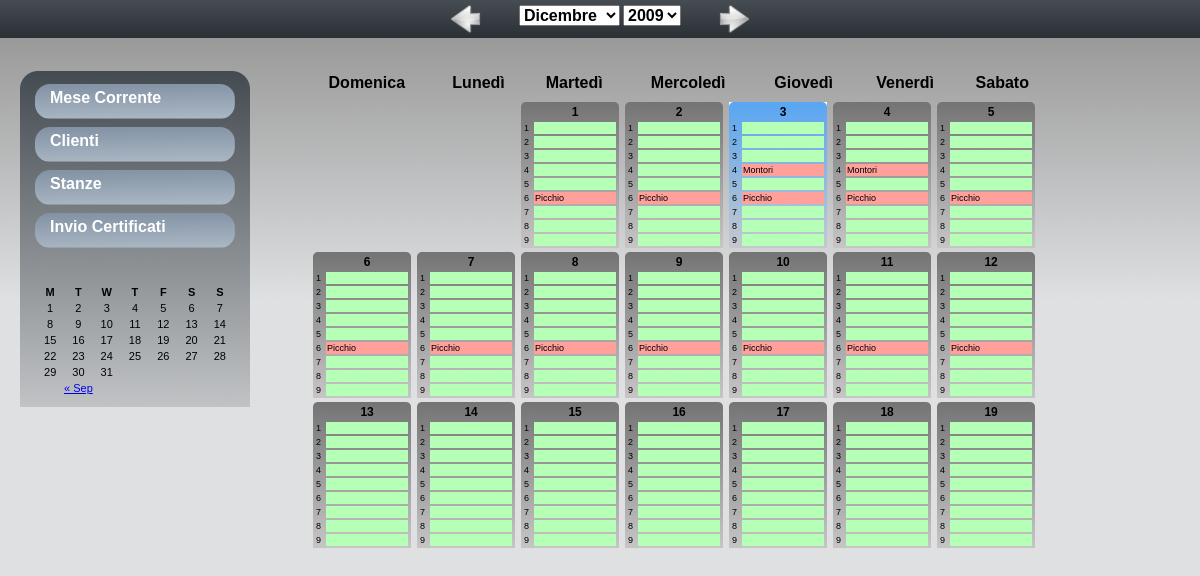
The page / on the database its author committed.
### tables this page shows
CREATE TABLE IF NOT EXISTS `booking` (
  `id` int(11) NOT NULL auto_increment,
  `client` int(11) NOT NULL,
  `room` int(11) NOT NULL,
  `date_in` timestamp NOT NULL default '0000-00-00 00:00:00',
  `date_out` timestamp NOT NULL default '0000-00-00 00:00:00',
  `note` text,
  `timeStamp` timestamp NOT NULL default CURRENT_TIMESTAMP on update CURRENT_TIMESTAMP,
  PRIMARY KEY  (`id`)
);

CREATE TABLE IF NOT EXISTS `client` (
  `id` int(11) NOT NULL auto_increment,
  `name` varchar(32) default NULL,
  `surname` varchar(32) default NULL,
  `type_document` varchar(32) default NULL,
  `number_document` varchar(32) default NULL,
  `date_birth` varchar(32) default NULL,
  `city_birth` varchar(32) default NULL,
  `address` varchar(32) default NULL,
  `city` varchar(32) default NULL,
  `telephone` varchar(32) default NULL,
  `email` varchar(32) default NULL,
  PRIMARY KEY  (`id`)
);

### index.php (called while the page is built)
<?php
include 'include/header.php';
include_once 'function/function_calendar.php';
$month = $_REQUEST['month'];
$year = $_REQUEST['year'];
$month = (empty($month)) ? date("n") : $month;
$year = (empty($year)) ? date("Y") : $year;
drawCalendar("index.php","booking.php",$month,$year);
include 'include/menu.php';
include 'include/footer.php';
?>

### function/function_booking.php (called while the page is built, shortened)
<?php
function getBooking($date_stamp,$room) {
	$date = date("Y-m-d",$date_stamp);
	$link = mysql_connect(DB_ADDRESS,USER,PASS);
	$db_selected = mysql_select_db(DB_NAME, $link);
	$query = "SELECT
					b.*,
					c.surname as surname,
					c.id as id_client
				FROM booking AS b JOIN client AS c
				ON  b.client=c.id
				WHERE
				date_in<='".$date."' AND
				date_out>'".$date."' AND
				room=".$room ;
	$result = mysql_query($query);
	$booking = array();
	if ($row = mysql_fetch_assoc($result)) {
		$booking = $row;
	}
	return $booking;
}
?>

### function/function_calendar.php (the view, shortened to what this page needs)
<?php
include_once 'function_booking.php';
function  drawCalendar($link,$link_booking,$mon,$year)
{
	global $dates, $first_day, $start_day;
	$first_day = mktime(0,0,0,$mon,1,$year);
	$start_day = date("w",$first_day);
	$no_days_in_month = date("t",$first_day);
	for ($i = 1; $i <= $start_day;$i++)
	$dates[1][$i] = " ";
	$row = 1;
	$col = $start_day+1;
	$num = 1;
	while($num<=31)
	{
		if ($num > $no_days_in_month)
		break;
		else
		{
			$dates[$row][$col] = $num;
			if (($col + 1) > 7)
			{
				$row++;
				$col = 1;
			}
			else
			$col++;
			$num++;
		}
	}
	$mon_num = date("n",$first_day);
	$temp_yr = $next_yr = $prev_yr = $year;
	$prev = $mon_num - 1;
	$next = $mon_num + 1;
	if ($mon_num == 12)
	{
		$next_yr = $year + 1;
		$next = 1;
	}
	drawHeaderCalendar($link,$prev,$prev_yr,$first_day,$temp_yr,$next,$next_yr);
	$end = ($start_day > 4)? 6:5;
	for ($row=1;$row<=$end;$row++)
	{
		for ($col=1;$col<=7;$col++)
		{
			if ($dates[$row][$col] == "")
			$dates[$row][$col] = " ";
			$t = $dates[$row][$col];
			if (($t == date("j")) && ($mon == date("n")) && ($year == date("Y"))){
				$date = mktime(0,0,0,$mon,$t,$year);
				drawDay($date,$link_booking,true);
			}else{
				if($t == " "){
					echo "<TD></TD>";
				}else{
					$date = mktime(0,0,0,$mon,$t,$year);
					drawDay($date,$link_booking);
				}
			}
		}
		if (($row + 1) != ($end+1)){
			echo "</TR>";
			echo "<TR>";
		}else{
			echo "</TR>";
			echo "";
		}
	}
	drawFooterCalendar($link);
}
function drawSelectHeaderCalendar($link,$m_corr,$y_corr){
	$months = array("Gennaio","Febbraio","Marzo","Aprile","Maggio","Giugno",
				"Luglio","Agosto","Settembre","Ottobre","Novembre","Dicembre");
	?>
	<select id="month" name="month" class="headerCalendar"
		onchange="window.location.href='<?php echo $link."?month='+this.options[this.selectedIndex].value+'&year=".$y_corr;?>'">
	<?php
	$m = 1;
	foreach($months as $month){
		if($m == $m_corr){
			echo "<option value=\"".$m."\" selected=\"selected\">".$month."</option>";
		}else{
			echo "<option value=\"".$m."\">".$month."</option>";
		}
		$m++;
	}
	?>
	</select>
	<select id="year" name="year" class="headerCalendar"
		onchange="window.location.href='<?php echo $link."?year='+this.options[this.selectedIndex].value+'&month=".$m_corr;?>'">
	<?php
	for($year=2005;$year<=2030;$year++){
		if($year == $y_corr){
			echo "<option value=\"".$year."\" selected=\"selected\">".$year."</option>";
		}else{
			echo "<option value=\"".$year."\">".$year."</option>";
		}
	}
	?>
	</select>
	<?php
}
function drawHeaderCalendar($link,$prev,$prev_yr,$first_day,$temp_yr,$next,$next_yr){
?>
<div align="center">
	<div class="mese" align="center">
		<div class="meseNext">
			<img onclick="window.location.href='<?php echo $link."?month=".$next."&year=".$next_yr;?>';"
				src="images/next.png" alt="Mese Successivo" title="Mese Successivo"  style="cursor: pointer;">
		</div>
		<div class="mesePrev">
			<img onclick="window.location.href='<?php echo $link."?month=".$prev."&year=".$prev_yr;?>';"
				src="images/prev.png"  alt="Mese Precedente" title="Mese Precedente" style="cursor: pointer;">
		</div>
		<div  class="meseSelect">
				<?php drawSelectHeaderCalendar($link,date("m",$first_day),$temp_yr);?>
		</div>
	</div>
</div>
<div class="pagina">
	<div id="calendario">
	<div id="calendario_tabella_intestazione">
		<table align="center" style="width: 750px;">
		<TR ALIGN='center'>
			<TD><B>Domenica</B></TD>
			<TD><B>Luned&igrave;</B></TD>
			<TD><B>Marted&igrave;</B></TD>
			<TD><B>Mercoled&igrave;</B></TD>
			<TD><B>Gioved&igrave;</B></TD>
			<TD><B>Venerd&igrave;</B></TD>
			<TD><B>Sabato</B></TD>
		</TR>
		<TR>
			<TD COLSPAN=7></TD>
		</TR>
		</table>
	</div>
	<div id="calendario_tabella_giorni">
		<table align="center" >
		<TR ALIGN='center'>
<?php
}
function drawFooterCalendar($link){
	echo "</table></div></div>";
}
function drawCellRoom($num_room,$link_booking,$date_stamp){
	?>
	<tr>
		<td><?php echo $num_room;?></td>
		<?php
		$booking = getBooking($date_stamp,$num_room);
		$id_client = $booking['id_client'];
		if($booking){
			?>
		<td class="cellaStanza" align="left" bgcolor="#ffa09a" onmouseout="this.bgColor='#ffa09a';"
			onmouseover="this.bgColor='fdff8f';"
			onclick="window.location.href='<?php echo $link_booking."?id_room=".$num_room."&date_stamp_in=".$date_stamp."&id_client=".$id_client; ?>'">
			<?php echo $booking['surname'];?>
		</td>
			<?php
		}else{
			?>
		<td class="cellaStanza" bgcolor="#b6ffb6" onmouseout="this.bgColor='#b6ffb6';"
			onmouseover="this.bgColor='fdff8f';"
			onclick="window.location.href='<?php echo $link_booking."?id_room=".$num_room."&date_stamp_in=".$date_stamp."" ?>'">
		</td>
	</tr>
		<?php
	}
}
function drawDay($date_stamp, $link_booking, $today=false) {
	?>
	<?php if($today) echo "<td><table class=\"cellaCalendarioOggi\">"; else echo "<td><table class=\"cellaCalendario\">";?>
	<tr>
		<th></th>
		<th class="cellaCalendario"><?php echo date("j",$date_stamp);?></th>
	</tr>
	<?php
	for ($i=1;$i<=9;$i++){
		drawCellRoom($i,$link_booking,$date_stamp);
	}
	echo "</table></td>";
}
?>

### hotel.css (style rules this page uses)
body { margin: 0px 0px 0px 0px; background: #dee0e2; text-align: justify; font-family: Tahoma, Arial, Helvetica, sans-serif; font-size: 11px; color: black; background-image: url(images/top_bar_alta.png); background-repeat: repeat-x; height: 38px; }
.pagina { margin-top: 45px; width: 1050; }
#calendario { float: right; }
#calendario_tabella_intestazione { width: 750px; text-align: center; }
#calendario_tabella_giorni { float: right; height: 450px; width: 750px; overflow: auto; }
.mese { width: 300px; margin-bottom: 10px; }
.mesePrev { float: left; margin-top: -2px; }
.meseNext { float: right; margin-top: -2px; }
.meseSelect { margin-top: 5px; }
table.cellaCalendario { padding-right: 3px; font-size: 9px; background-image: url(images/background_day.png); background-repeat: no-repeat; width: 100px; cursor: pointer; }
table.cellaCalendarioOggi { padding-right: 3px; font-size: 9px; background-image: url(images/background_day_today.png); background-repeat: no-repeat; width: 100px; cursor: pointer; }
td.cellaStanza { width: 90%; }
th.cellaCalendario { font-size: 12; font-weight:bold; text-align: center; }
select.headerCalendar { font-size: 16px; font-weight: bold; }

### rows shown on the page
booking: client.surname "Picchio"
booking: client.surname "Montori"
booking: client.surname "Montori"

### other values the page prints
date("j",$date_stamp) "1"
$num_room "1"
$num_room "2"
$num_room "3"
$num_room "4"
$num_room "5"
$num_room "6"
$num_room "7"
$num_room "8"
$num_room "9"
date("j",$date_stamp) "2"
date("j",$date_stamp) "3"
date("j",$date_stamp) "4"
date("j",$date_stamp) "5"
date("j",$date_stamp) "6"
